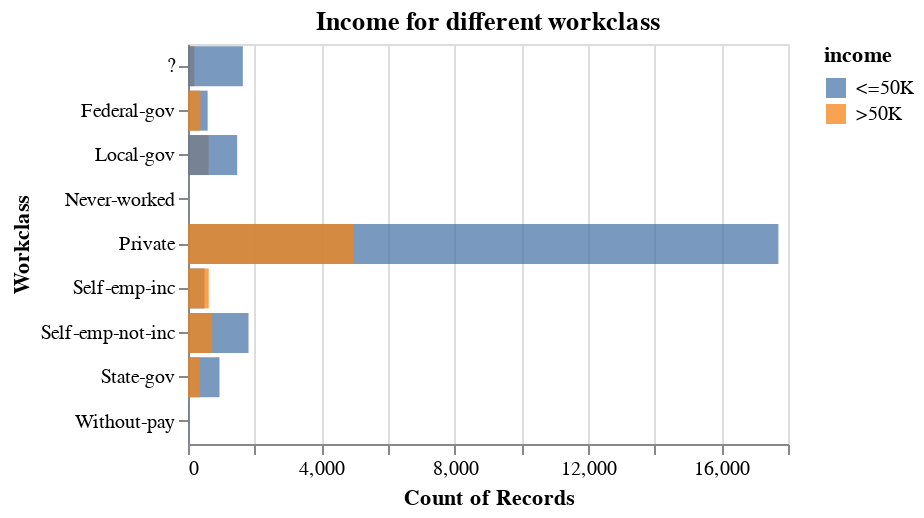

The notebook cell this image was saved under:
### Code cell
alt.Chart(data_adult, title = "Income for different workclass").mark_bar(opacity = 0.75).encode(
    alt.Y('workclass').title("Workclass"),
    alt.X('count()').stack(False),
    alt.Color('income')
).properties(
    height=200,
    width=300
)

### Figure 1 — Vega specification as saved in the notebook (floating-point values rounded to 4 significant figures)
{"$schema": "https://vega.github.io/schema/vega/v5.json", "data": [{"name": "source_0", "values": [{"__count": 945, "income": " <=50K", "workclass": " State-gov"}, {"__count": 1816, "income": " <=50K", "workclass": " Self-emp-not-inc"}, {"__count": 17712, "income": " <=50K", "workclass": " Private"}, {"__count": 724, "income": " >50K", "workclass": " Self-emp-not-inc"}, {"__count": 4961, "income": " >50K", "workclass": " Private"}, {"__count": 353, "income": " >50K", "workclass": " State-gov"}, {"__count": 589, "income": " <=50K", "workclass": " Federal-gov"}, {"__count": 617, "income": " >50K", "workclass": " Local-gov"}, {"__count": 191, "income": " >50K", "workclass": " ?"}, {"__count": 1476, "income": " <=50K", "workclass": " Local-gov"}, {"__count": 371, "income": " >50K", "workclass": " Federal-gov"}, {"__count": 494, "income": " <=50K", "workclass": " Self-emp-inc"}, {"__count": 1645, "income": " <=50K", "workclass": " ?"}, {"__count": 622, "income": " >50K", "workclass": " Self-emp-inc"}, {"__count": 14, "income": " <=50K", "workclass": " Without-pay"}, {"__count": 7, "income": " <=50K", "workclass": " Never-worked"}]}, {"name": "source_0_x_domain___count", "values": [{"min": 7, "max": 17712}]}, {"name": "source_0_y_domain_workclass", "values": [{"workclass": " State-gov"}, {"workclass": " Self-emp-not-inc"}, {"workclass": " Private"}, {"workclass": " Federal-gov"}, {"workclass": " Local-gov"}, {"workclass": " ?"}, {"workclass": " Self-emp-inc"}, {"workclass": " Without-pay"}, {"workclass": " Never-worked"}]}, {"name": "source_0_color_domain_income", "values": [{"income": " <=50K"}, {"income": " >50K"}]}], "marks": [{"type": "rect", "name": "marks", "from": {"data": "source_0"}, "encode": {"update": {"height": {"signal": "max(0.25, bandwidth('y'))"}, "fill": {"field": "income", "scale": "color"}, "x2": {"value": 0, "scale": "x"}, "y": {"field": "workclass", "scale": "y"}, "x": {"field": "__count", "scale": "x"}, "opacity": {"value": 0.75}}}, "style": ["bar"]}], "scales": [{"name": "x", "type": "linear", "domain": [{"signal": "(data(\"source_0_x_domain___count\")[0] || {}).min"}, {"signal": "(data(\"source_0_x_domain___count\")[0] || {}).max"}], "range": [0, {"signal": "width"}], "zero": true, "nice": true}, {"name": "y", "type": "band", "domain": {"data": "source_0_y_domain_workclass", "field": "workclass", "sort": true}, "range": [0, {"signal": "height"}], "paddingInner": 0.1, "paddingOuter": 0.05}, {"name": "color", "type": "ordinal", "domain": {"data": "source_0_color_domain_income", "field": "income", "sort": true}, "range": "category"}], "axes": [{"scale": "x", "gridScale": "y", "domain": false, "aria": false, "minExtent": 0, "ticks": false, "zindex": 0, "tickCount": {"signal": "ceil(width/40)"}, "orient": "bottom", "maxExtent": 0, "grid": true, "labels": false}, {"scale": "x", "title": "Count of Records", "labelFlush": true, "labelOverlap": true, "zindex": 0, "orient": "bottom", "grid": false, "tickCount": {"signal": "ceil(width/40)"}}, {"scale": "y", "title": "Workclass", "zindex": 0, "grid": false, "orient": "left"}], "title": {"text": "Income for different workclass", "frame": "group"}, "padding": 5, "style": "cell", "width": 300, "legends": [{"fill": "color", "symbolType": "square", "title": "income", "encode": {"symbols": {"update": {"opacity": {"value": 0.75}}}}}], "height": 200, "background": "white"}
